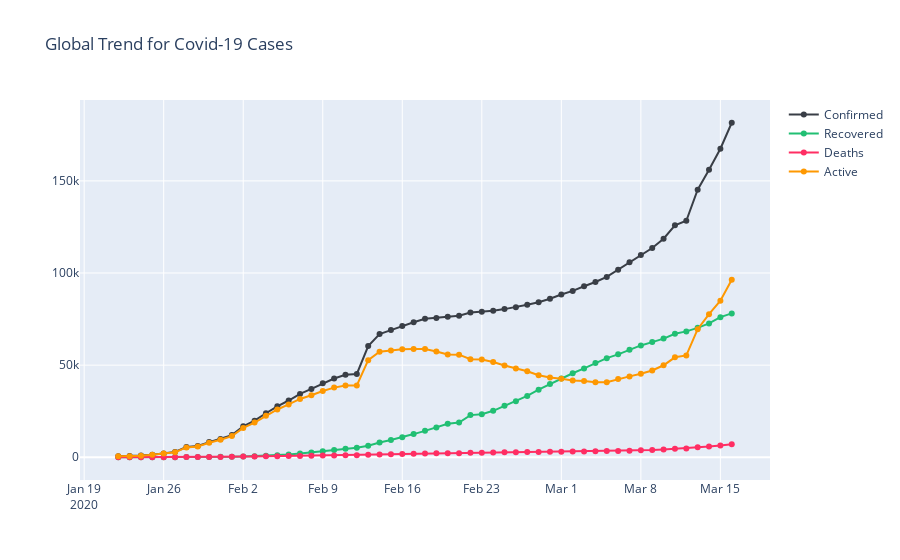

Notebook cell for this chart:
### Code cell
fig = go.Figure()
trace1 = go.Scatter(x=temp['Date'],
                    y=temp['Confirmed'],
                    mode='lines+markers',
                    name='Confirmed',
                    marker=dict(color=cnf,))

trace2 = go.Scatter(x=temp['Date'],
                    y=temp['Recovered'],
                    mode='lines+markers',
                    name='Recovered',
                    marker=dict(color=rec,))

trace3 = go.Scatter(x=temp['Date'],
                    y=temp['Deaths'],
                    mode='lines+markers',
                    name='Deaths',
                    marker=dict(color=dth,))

trace4 = go.Scatter(x=temp['Date'],
                    y=temp['Active'],
                    mode='lines+markers',
                    name='Active',
                    marker=dict(color=act,))

fig.add_trace(trace1)
fig.add_trace(trace2)
fig.add_trace(trace3)
fig.add_trace(trace4)
fig.update_layout(title='Global Trend for Covid-19 Cases')
fig.show()
